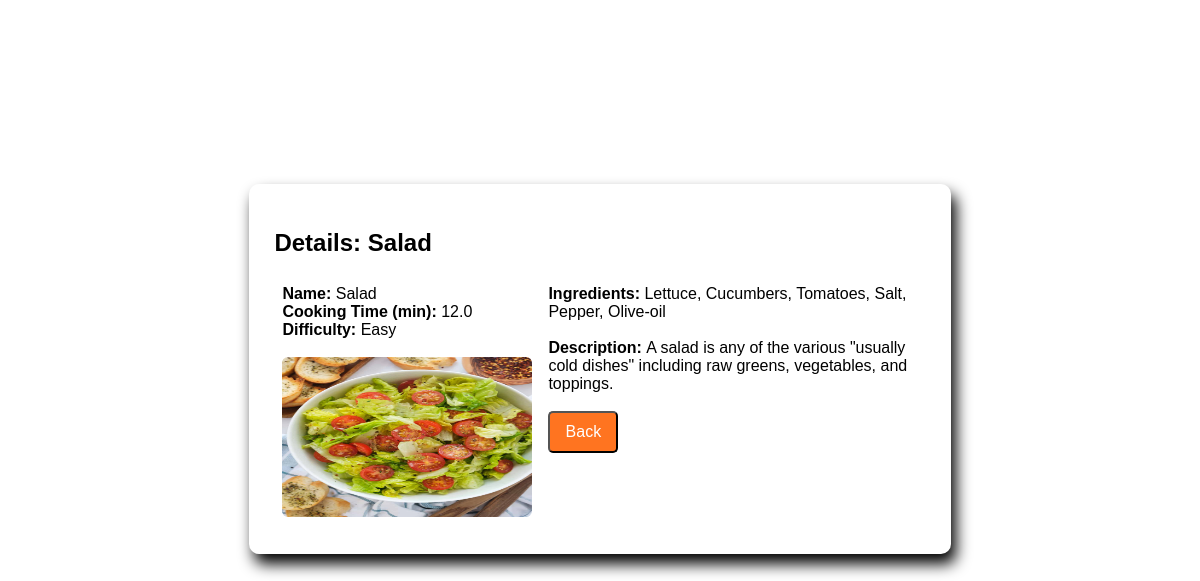
The page /list/4 (signed in) on the database its author committed.
### recipes/models.py (models this page shows, shortened)
class Recipe(models.Model):
    name = models.CharField(max_length=120)
    cooking_time = models.FloatField(help_text='in minutes')
    ingredients = models.CharField(max_length=350)
    description = models.TextField()
    pic = models.ImageField(upload_to='recipes', default='no_image.svg')
    def calculate_difficulty(self):
        ingredients = self.ingredients.split(', ')
        if self.cooking_time < 30 and len(ingredients) < 7:
            difficulty = 'Easy'
        elif self.cooking_time < 30 and len(ingredients) >= 7:
            difficulty = 'Medium'
        elif self.cooking_time >= 30 and len(ingredients) < 7:
            difficulty = 'Hard'
        return difficulty

### recipes/views.py (the view)
# urls.py: path('list/<pk>', RecipeDetailView.as_view(), name='detail'),
class RecipeDetailView(LoginRequiredMixin, DetailView):
    model = Recipe
    template_name = 'recipes/detail.html'

### recipes/templates/recipes/detail.html (shortened to what this page needs)
{% load static %}
<!DOCTYPE html>
<html>
    <head>
        <link rel="stylesheet" type="text/css" href="{% static 'recipes/css/styles.css' %}">
    </head>
    <body>
        <div class="details_modal">
            <h2>Details: {{object.name}} </h2>
            <div class="details_body">
                <div class="details_short">
                    <b>Name: </b> {{object.name}} <br>
                    <b>Cooking Time (min): </b> {{object.cooking_time}} <br>
                    <b>Difficulty: </b> {{object.calculate_difficulty}} <br><br>
                    <img class="recipe_images" src="{{object.pic.url}}"/>
                </div>
                <div class="details_long">
                    <b>Ingredients: </b> {{object.ingredients}} <br><br>
                    <b>Description: </b> {{object.description}} <br><br>
                    <button onclick="goBack()" class="login_btn">Back</button>
                </div>
            </div>
        </div>
    </body>
</html>

### recipes/static/recipes/css/styles.css (style rules this page uses)
.recipe_images { width: 250px; height: 160px; border-radius: 6px; margin: 0 auto; }
.details_modal { width: 55%; background-color: white; border-radius: 10px; padding: 25px; box-shadow: 5px 10px 15px; margin: 0 auto; margin-top: 23vh; font-family: 'Roboto Mono', 'Calibri', 'Trebuchet MS', sans-serif; }
.details_body { display: flex; }
.details_short, .details_long { padding: 8px; }
.login_btn, .logout_btn, .back-home_btn { width: 70px; font-family: 'Roboto Mono', 'Calibri', 'Trebuchet MS', sans-serif; font-size: 16px; background-color: rgb(255, 116, 32); border-radius: 5px; color: white; text-decoration: none; padding: 10px; text-align: center; }

### rows shown on the page
Recipe: name "Salad", cooking_time "12.0", calculate_difficulty "Easy", pic (picture), ingredients "Lettuce, Cucumbers, Tomatoes, Salt, Pepper, Olive-oil", description "A salad is any of the various \"usually cold dishes\" including raw greens, vegetables, and toppings."
